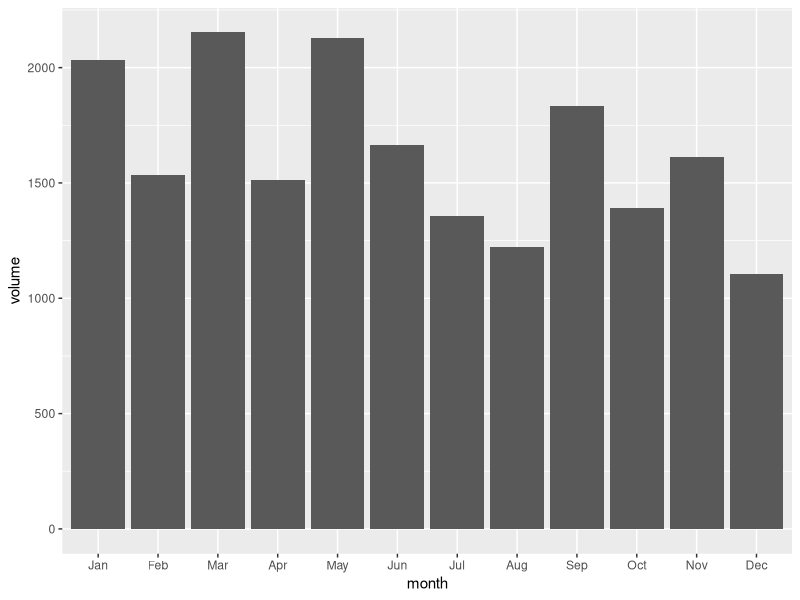

Write R code to recreate this figure.
#load necessary libraries
library(readxl)
library(dplyr)
library(lubridate)
library(ggplot2)
#Get Data
ig_issuance <- read_excel("ig_issuance.xlsx")
#Correct the Date column to the right month end format
ig_issuance_tidy <- ig_issuance %>%
  mutate(Date = parse_date_time(Date, "ym")) %>%
  mutate(year = year(Date), month = month(Date, label = T, abbr = T)) %>%
  #Volume in Billions
  mutate(volume_u = ig_issuance$`Total Volume`/1000000000) %>%
  mutate(volume = round(volume_u,2))
#Get Summary Data
ig_issuance_tidy %>% 
group_by(year) %>%
summarise(avg = sum(volume))
glimpse(ig_issuance_tidy)


#Plot 
ggplot(ig_issuance_tidy, aes(x = month, y= volume)) +
  geom_bar(stat="identity")
